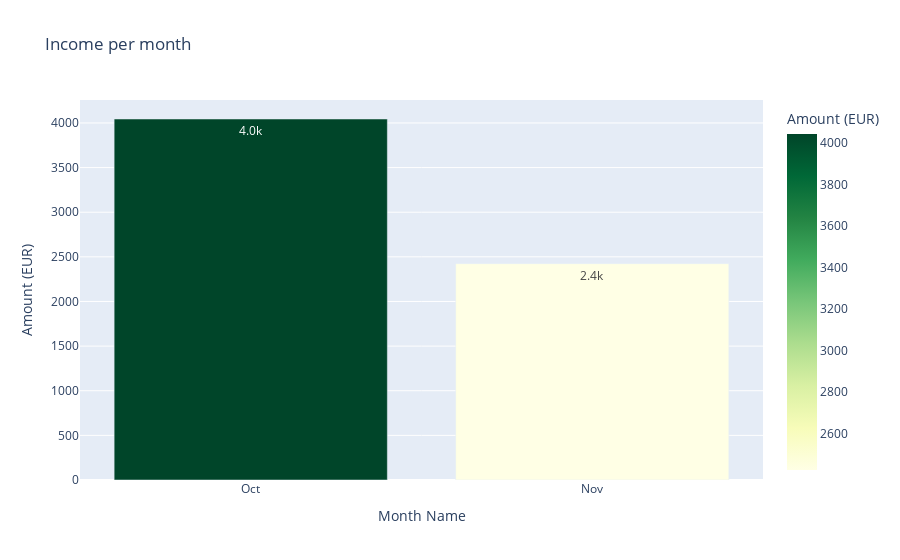

Notebook code cell kept with this figure:
### Code cell
def make_monthly_bar_chart(df, year, label):
    df = df[(df['Expense/Income'] == label) & (df['Year'] == year)]
    total_by_month = (df.groupby(['Month', 'Month Name'])['Amount (EUR)'].sum()
                        .to_frame()
                        .reset_index()
                        .sort_values(by='Month')  
                        .reset_index(drop=True))
    if label == "Income":
        color_scale = px.colors.sequential.YlGn
    if label == "Expense":
        color_scale = px.colors.sequential.OrRd
    
    bar_fig = px.bar(total_by_month, x='Month Name', y='Amount (EUR)', text_auto='.2s', title=label+" per month", color='Amount (EUR)', color_continuous_scale=color_scale)
    # bar_fig.update_traces(marker_color='lightslategrey')
    
    return bar_fig
income_monthly_2022 = make_monthly_bar_chart(df, 2022, 'Income')
income_monthly_2022

### Figure 1 — Plotly figure (JSON) as saved in the notebook; plotly's stock layout.template omitted (floating-point values rounded to 4 significant figures)
{"data": [{"alignmentgroup": "True", "hovertemplate": "Month Name=%{x}<br>Amount (EUR)=%{marker.color}<extra></extra>", "legendgroup": "", "marker": {"color": [4044.0, 2424.0], "coloraxis": "coloraxis", "pattern": {"shape": ""}}, "name": "", "offsetgroup": "", "orientation": "v", "showlegend": false, "textposition": "auto", "texttemplate": "%{y:.2s}", "type": "bar", "x": ["Oct", "Nov"], "xaxis": "x", "y": [4044.0, 2424.0], "yaxis": "y"}], "layout": {"barmode": "relative", "coloraxis": {"colorbar": {"title": {"text": "Amount (EUR)"}}, "colorscale": [[0, "rgb(255,255,229)"], [0.125, "rgb(247,252,185)"], [0.25, "rgb(217,240,163)"], [0.375, "rgb(173,221,142)"], [0.5, "rgb(120,198,121)"], [0.625, "rgb(65,171,93)"], [0.75, "rgb(35,132,67)"], [0.875, "rgb(0,104,55)"], [1, "rgb(0,69,41)"]]}, "legend": {"tracegroupgap": 0}, "title": {"text": "Income per month"}, "xaxis": {"anchor": "y", "domain": [0, 1], "title": {"text": "Month Name"}}, "yaxis": {"anchor": "x", "domain": [0, 1], "title": {"text": "Amount (EUR)"}}}}
